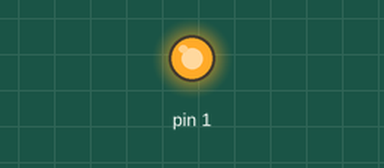
This sketch was run on a simulated Arduino Uno, built with avr-gcc and run on an emulated ATmega328P. Shown: output pins drawn as LEDs (lit = HIGH).

Above: at 0.3 s.
At 6.0 s:
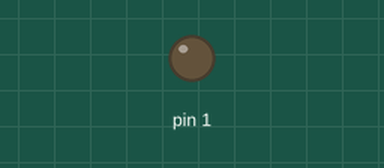
Timing chart, 0 to 11.1 s (numbered marks = the images above):
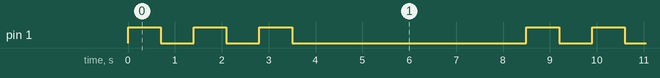

The sketch:

fl35s.ino
```cpp
/*
 LED fyr exempel FL(3) 5s
 */

// the setup function runs once when you press reset or power the board
void setup() {
  // initialize digital pin 1 as an output.
  pinMode(1, OUTPUT);
}

// the loop function runs over and over again forever
void loop() {
  digitalWrite(1, HIGH);   // turn the LED on (HIGH is the voltage level)
  delay(700);              // wait for 0,7 seconds
  digitalWrite(1, LOW);    // turn the LED off by making the voltage LOW
  delay(700);              // wait for 0,7 seconds
  digitalWrite(1, HIGH);   // turn the LED on (HIGH is the voltage level)
  delay(700);              // wait for 0,7 seconds
  digitalWrite(1, LOW);    // turn the LED off by making the voltage LOW
  delay(700);              // wait for 0,7 seconds
  digitalWrite(1, HIGH);   // turn the LED on (HIGH is the voltage level)
  delay(700);              // wait for 0,7 seconds
  digitalWrite(1, LOW);    // turn the LED off by making the voltage LOW
  delay(5000);             // wait for 5 seconds
}
```

Measured:
- by itself, pin 1: repeats every 8.5 s: 2 × (LOW 0.70 s, HIGH 0.70 s), LOW 5.0 s, HIGH 0.70 s
- by itself, everything shown: repeats every 8.5 s, in 6 steps
